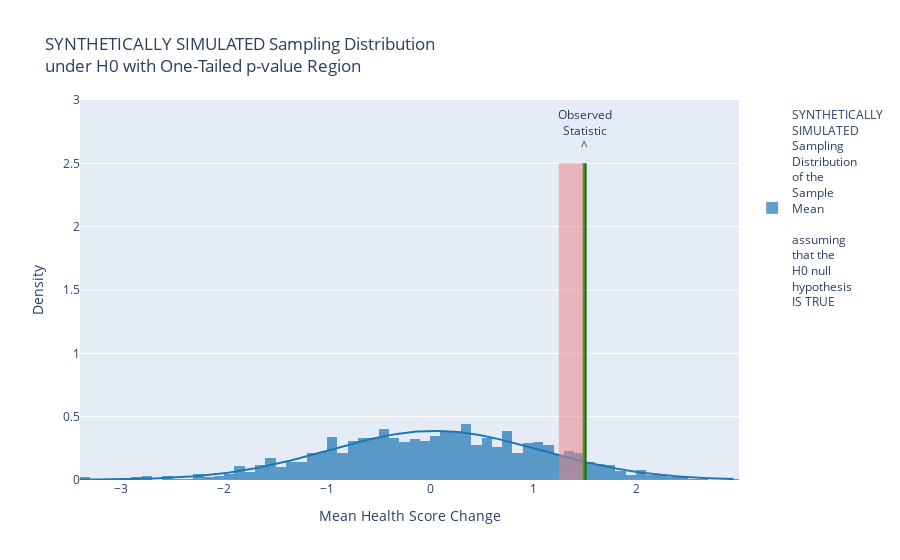

Notebook source saved alongside this figure:
### Code cell
# figure for demonstration only: code details not of primary concern
import numpy as np
import plotly.figure_factory as ff
import plotly.graph_objects as go

# Example variables (you should replace these with your actual data)
IncreaseProportionSimulations_underH0random = np.random.normal(0, 1, 1000)  # Simulated data
observed_statistic = 1.5  # Example observed statistic
population_parameter_value_under_H0 = 0  # Hypothesized mean under H0
hist_data = [IncreaseProportionSimulations_underH0random + np.random.uniform(-0.05, 0.05, size=len(IncreaseProportionSimulations_underH0random))]
group_labels = ['SYNTHETICALLY<br>SIMULATED<br>Sampling<br>Distribution<br>of the<br>Sample<br>Mean<br><br>assuming<br>that the<br>H0 null<br>hypothesis<br>IS TRUE']

# Create the distribution plot
fig = ff.create_distplot(hist_data, group_labels, curve_type='normal', show_hist=True, show_rug=False, bin_size=0.1)

# Define p-value line
pv_y = 2.5
pv_y_ = 0.25

# Add the observed statistic line
fig.add_shape(type="line", x0=observed_statistic, y0=0, 
              x1=observed_statistic, y1=pv_y,
              line=dict(color="Green", width=4), name="Observed Statistic")
fig.add_trace(go.Scatter(x=[observed_statistic], y=[pv_y + pv_y_], 
                         text=["Observed<br>Statistic<br>^"], mode="text", showlegend=False))

# Define the upper extreme region for one-tailed test
fig.add_shape(type="rect", x0=observed_statistic, y0=0, x1=1.25, y1=pv_y,
              fillcolor="LightCoral", opacity=0.5, line_width=0)

# Update layout
fig.update_layout(
    title="SYNTHETICALLY SIMULATED Sampling Distribution<br>under H0 with One-Tailed p-value Region",
    xaxis_title="Mean Health Score Change", 
    yaxis_title="Density", 
    yaxis=dict(range=[0, pv_y + 2 * pv_y_])
)

# Show the plot
fig.show(renderer="png")
 # USE `fig.show(renderer="png")` FOR ALL GitHub and MarkUs SUBMISSIONS

### Figure 1 — Plotly figure (JSON) as saved in the notebook; plotly's stock layout.template omitted (floating-point values rounded to 4 significant figures; data arrays with more than 128 entries replaced by an {"elided": "..."} marker saying what was removed)
{"data": [{"autobinx": false, "histnorm": "probability density", "legendgroup": "SYNTHETICALLY<br>SIMULATED<br>Sampling<br>Distribution<br>of the<br>Sample<br>Mean<br><br>assuming<br>that the<br>H0 null<br>hypothesis<br>IS TRUE", "marker": {"color": "rgb(31, 119, 180)"}, "name": "SYNTHETICALLY<br>SIMULATED<br>Sampling<br>Distribution<br>of the<br>Sample<br>Mean<br><br>assuming<br>that the<br>H0 null<br>hypothesis<br>IS TRUE", "opacity": 0.7, "type": "histogram", "x": {"elided": "1000 float values"}, "xaxis": "x", "xbins": {"end": 2.96, "size": 0.1, "start": -3.401}, "yaxis": "y"}, {"legendgroup": "SYNTHETICALLY<br>SIMULATED<br>Sampling<br>Distribution<br>of the<br>Sample<br>Mean<br><br>assuming<br>that the<br>H0 null<br>hypothesis<br>IS TRUE", "marker": {"color": "rgb(31, 119, 180)"}, "mode": "lines", "name": "SYNTHETICALLY<br>SIMULATED<br>Sampling<br>Distribution<br>of the<br>Sample<br>Mean<br><br>assuming<br>that the<br>H0 null<br>hypothesis<br>IS TRUE", "showlegend": false, "type": "scatter", "x": {"elided": "500 float values"}, "xaxis": "x", "y": {"elided": "500 float values"}, "yaxis": "y"}, {"mode": "text", "showlegend": false, "text": ["Observed<br>Statistic<br>^"], "type": "scatter", "x": [1.5], "y": [2.75]}], "layout": {"barmode": "overlay", "hovermode": "closest", "legend": {"traceorder": "reversed"}, "shapes": [{"line": {"color": "Green", "width": 4}, "name": "Observed Statistic", "type": "line", "x0": 1.5, "x1": 1.5, "y0": 0, "y1": 2.5}, {"fillcolor": "LightCoral", "line": {"width": 0}, "opacity": 0.5, "type": "rect", "x0": 1.5, "x1": 1.25, "y0": 0, "y1": 2.5}], "title": {"text": "SYNTHETICALLY SIMULATED Sampling Distribution<br>under H0 with One-Tailed p-value Region"}, "xaxis": {"anchor": "y2", "domain": [0, 1], "title": {"text": "Mean Health Score Change"}, "zeroline": false}, "yaxis": {"anchor": "free", "domain": [0, 1], "position": 0, "range": [0, 3], "title": {"text": "Density"}}}}
